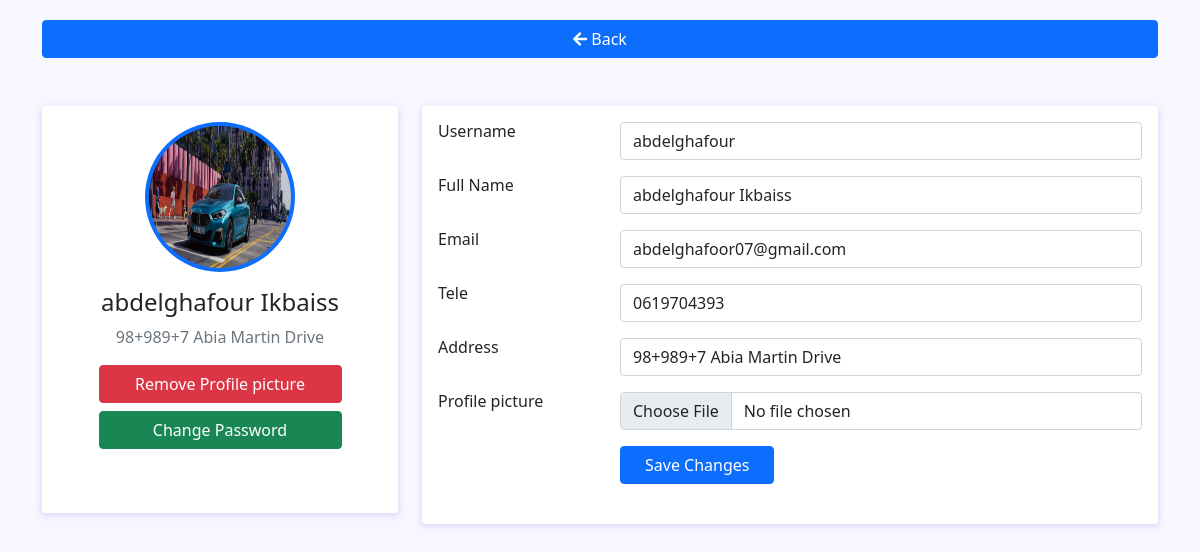
The page /clients/edite_profile.php (signed in) on the database its author committed.
### tables this page shows
CREATE TABLE `clients` (
  `username` varchar(55) NOT NULL,
  `password` varchar(255) NOT NULL,
  `nom_complet` varchar(55) NOT NULL,
  `mail` varchar(55) NOT NULL,
  `adresse` varchar(55) NOT NULL,
  `tele` varchar(20) DEFAULT NULL,
  `photo` varchar(255) DEFAULT 'avatar.png',
  PRIMARY KEY (`username`),
  UNIQUE KEY `username` (`username`)
);

### clients/edite_profile.php (the view, shortened to what this page needs)
<?php
include("../connexion.php");
$id=$_SESSION['user'];
$req1="SELECT * FROM clients where username='$id' ";
$stet1=$con->prepare($req1);
$stet1->execute();
$table1=$stet1->fetch(PDO::FETCH_ASSOC);
?>
<!DOCTYPE html>
<html lang="en">
<head>
    <link rel="stylesheet" href="../css/bootstrap.css">
	<link rel="stylesheet" href="https://cdnjs.cloudflare.com/ajax/libs/font-awesome/5.15.4/css/all.min.css">
	<link rel="stylesheet" href="../styles/edite_profile.css">
</head>
<body>
<div class="container">
<a  href="profile.php" class=" col-12 mb-5 btn btn-primary">
            <i class="fas fa-arrow-left"></i> Back
        </a>
		<div class="main-body">
			<div class="row">
				<div class="col-lg-4">
					<div class="card">
						<div class="card-body">
							<div class="d-flex flex-column align-items-center text-center">
								<img src="profile/<?=$table1['photo']?>" alt="Admin" class="rounded-circle p-1 bg-primary" width="150" height="150">
								<div class="mt-3">
									<h4><?=$table1['nom_complet']?> </h4>
									<p class="text-muted font-size-sm"><?=$table1['adresse']?> </p>
								</div>
								<a class=" col-9 btn btn-danger" href="remove_profile.php?id=<?=$id?>">  Remove Profile picture </a>
								<a class=" mt-2 col-9 btn btn-success" href="change_password.php?id=<?=$id?>"> Change Password</a>
									<br>
									<br>
								</div>
						</div>
					</div>
				</div>
				<div class="col-lg-8">
					<div class="card">
						<div class="card-body">
						<form class="" action="" method="post" enctype="multipart/form-data">
							<div class="row mb-3">
								<div class="col-sm-3">
									<h6 class="mb-0">Username</h6>
								</div>
								<div class="col-sm-9 text-secondary">
									<input name="username" type="text" class="form-control" value="<?=$table1['username']?>">
								</div>
							</div>
							<div class="row mb-3">
								<div class="col-sm-3">
									<h6 class="mb-0">Full Name</h6>
								</div>
								<div class="col-sm-9 text-secondary">
									<input name="nom_complet" type="text" class="form-control" value="<?=$table1['nom_complet']?>">
								</div>
							</div>
							<div class="row mb-3">
								<div class="col-sm-3">
									<h6 class="mb-0">Email</h6>
								</div>
								<div class="col-sm-9 text-secondary">
									<input  name="email"type="text" class="form-control" value="<?=$table1['mail']?>">
								</div>
							</div>
							<div class="row mb-3">
								<div class="col-sm-3">
									<h6 class="mb-0">Tele</h6>
								</div>
								<div class="col-sm-9 text-secondary">
									<input  name="tele"type="text" class="form-control" value="<?=$table1['tele']?>">
								</div>
							</div>
							<div class="row mb-3">
								<div class="col-sm-3">
									<h6 class="mb-0">Address</h6>
								</div>
								<div class="col-sm-9 text-secondary">
									<input name="adresse" type="text" class="form-control" value="<?=$table1['adresse']?>">
								</div>
							</div>
							<div class="row mb-3">
								<div class="col-sm-3">
									<h6 class="mb-0">Profile picture</h6>
								</div>
								<div class="col-sm-9 text-secondary">
									<input name="photo" type="file" class="form-control" >
								</div>
							</div>
							<div class="row">
								<div class="col-sm-3"></div>
								<div class="col-sm-9 text-secondary">
									<input type="submit" class="btn btn-primary px-4" value="Save Changes">
								</div>
							</div>
							<br>
						</div>
					</div>
				</div>
			</div>
		</div>
	</div>
</body>
</html>

### styles/edite_profile.css (style rules this page uses)
body { background: #f7f7ff; margin-top:20px; }
.card { position: relative; display: flex; flex-direction: column; min-width: 0; word-wrap: break-word; background-color: #fff; background-clip: border-box; border: 0 solid transparent; border-radius: .25rem; margin-bottom: 1.5rem; box-shadow: 0 2px 6px 0 rgb(218 218 253 / 65%), 0 2px 6px 0 rgb(206 206 238 / 54%); }

### rows shown on the page
clients: photo (picture), nom_complet "abdelghafour Ikbaiss", adresse "98+989+7 Abia Martin Drive", username "abdelghafour", email "abdelghafoor07@gmail.com", tele "0619704393"
